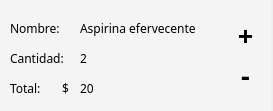
<?xml version="1.0" encoding="UTF-8"?>
<ui version="4.0">
 <class>farmaceutico_tarjetasventasencola</class>
 <widget class="QWidget" name="farmaceutico_tarjetasventasencola">
  <property name="geometry">
   <rect>
    <x>0</x>
    <y>0</y>
    <width>273</width>
    <height>111</height>
   </rect>
  </property>
  <property name="windowTitle">
   <string>Form</string>
  </property>
  <widget class="QLabel" name="Nombre">
   <property name="geometry">
    <rect>
     <x>80</x>
     <y>20</y>
     <width>171</width>
     <height>16</height>
    </rect>
   </property>
   <property name="font">
    <font>
     <family>Montserrat</family>
    </font>
   </property>
   <property name="text">
    <string>Aspirina efervecente</string>
   </property>
  </widget>
  <widget class="QLabel" name="label_2">
   <property name="geometry">
    <rect>
     <x>0</x>
     <y>0</y>
     <width>271</width>
     <height>131</height>
    </rect>
   </property>
   <property name="styleSheet">
    <string notr="true">background: #F4F4F4</string>
   </property>
   <property name="text">
    <string/>
   </property>
  </widget>
  <widget class="QLabel" name="label_3">
   <property name="geometry">
    <rect>
     <x>10</x>
     <y>50</y>
     <width>61</width>
     <height>16</height>
    </rect>
   </property>
   <property name="font">
    <font>
     <family>Montserrat</family>
    </font>
   </property>
   <property name="text">
    <string>Cantidad:</string>
   </property>
  </widget>
  <widget class="QLabel" name="label_4">
   <property name="geometry">
    <rect>
     <x>10</x>
     <y>80</y>
     <width>61</width>
     <height>16</height>
    </rect>
   </property>
   <property name="font">
    <font>
     <family>Montserrat</family>
    </font>
   </property>
   <property name="text">
    <string>Total:       $</string>
   </property>
  </widget>
  <widget class="QLabel" name="label_5">
   <property name="geometry">
    <rect>
     <x>10</x>
     <y>20</y>
     <width>101</width>
     <height>16</height>
    </rect>
   </property>
   <property name="font">
    <font>
     <family>Montserrat</family>
    </font>
   </property>
   <property name="text">
    <string>Nombre:</string>
   </property>
  </widget>
  <widget class="QLabel" name="Cantidad">
   <property name="geometry">
    <rect>
     <x>80</x>
     <y>50</y>
     <width>61</width>
     <height>16</height>
    </rect>
   </property>
   <property name="font">
    <font>
     <family>Montserrat</family>
    </font>
   </property>
   <property name="text">
    <string>2</string>
   </property>
  </widget>
  <widget class="QLabel" name="Total">
   <property name="geometry">
    <rect>
     <x>80</x>
     <y>80</y>
     <width>61</width>
     <height>16</height>
    </rect>
   </property>
   <property name="font">
    <font>
     <family>Montserrat</family>
    </font>
   </property>
   <property name="text">
    <string>20</string>
   </property>
  </widget>
  <widget class="QPushButton" name="pushButton">
   <property name="geometry">
    <rect>
     <x>230</x>
     <y>20</y>
     <width>31</width>
     <height>31</height>
    </rect>
   </property>
   <property name="font">
    <font>
     <family>Montserrat</family>
     <pointsize>20</pointsize>
     <weight>75</weight>
     <bold>true</bold>
    </font>
   </property>
   <property name="styleSheet">
    <string notr="true">border: none;</string>
   </property>
   <property name="text">
    <string>+</string>
   </property>
  </widget>
  <widget class="QPushButton" name="pushButton_2">
   <property name="geometry">
    <rect>
     <x>230</x>
     <y>60</y>
     <width>31</width>
     <height>31</height>
    </rect>
   </property>
   <property name="font">
    <font>
     <family>Montserrat</family>
     <pointsize>20</pointsize>
     <weight>75</weight>
     <bold>true</bold>
    </font>
   </property>
   <property name="styleSheet">
    <string notr="true">border: none;
</string>
   </property>
   <property name="text">
    <string>-</string>
   </property>
  </widget>
  <zorder>label_2</zorder>
  <zorder>Nombre</zorder>
  <zorder>label_3</zorder>
  <zorder>label_4</zorder>
  <zorder>label_5</zorder>
  <zorder>Cantidad</zorder>
  <zorder>Total</zorder>
  <zorder>pushButton</zorder>
  <zorder>pushButton_2</zorder>
 </widget>
 <resources/>
 <connections/>
</ui>
